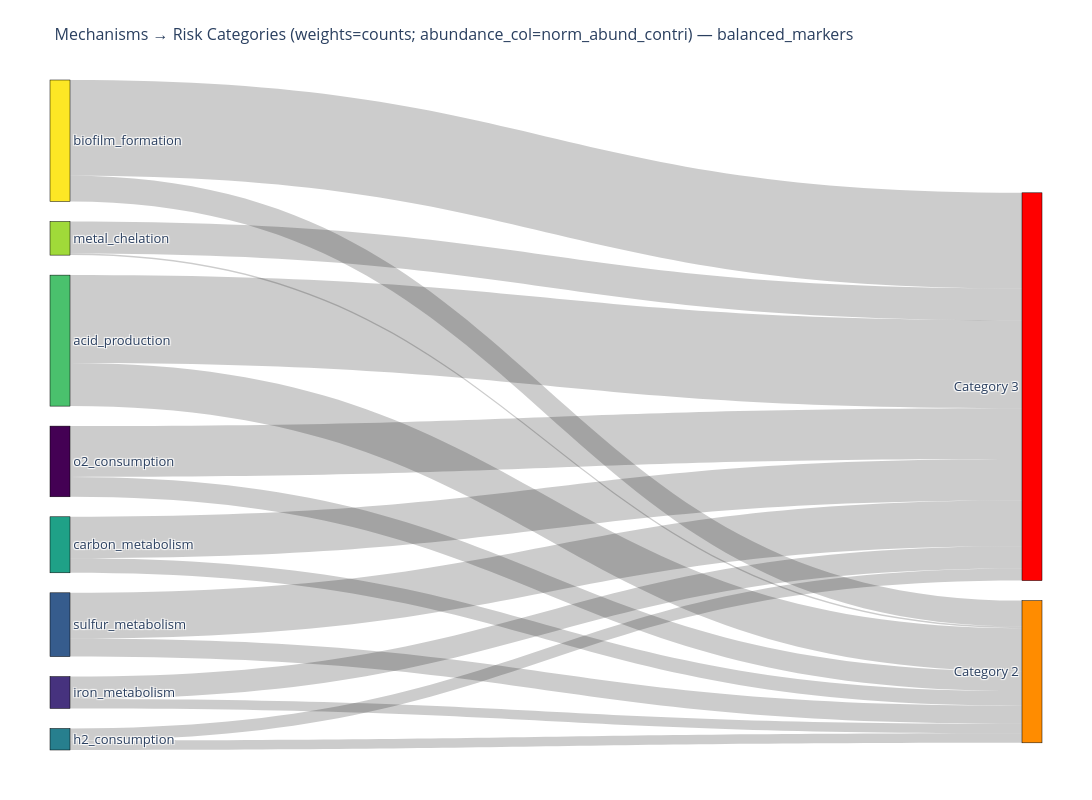

This figure's notebook cell:
### Code cell
fig = temporal_transition(balanced_markers, "balanced_markers",
        weight_mode='counts',            #     "counts",  "composite", "composite_abs"       # use absolute abundance in composite
        abundance_col='norm_abund_contri',   #  or any column with abundance
        normalize=False,                      # True for min-max on sig/mag but keep abundance raw (see below)
        category_dict=category_dict, 
    )
fig.show()
output_path = data_visual / "10_sankey.png"
fig.write_image(output_path, width=1200, height=800)

"""Notes: - "composite" (default) = norm(significance) * norm(magnitude) * norm(Frequency)  (all min-max normalized)
 - "composite_abs" = norm(significance) * norm(magnitude) * ABS_ABUNDANCE
     -> ABS_ABUNDANCE is taken from abundance_col (no min-max on abundance by default, preserving absolute abundance)
 - For product of raw values (no normalization at all), pass normalize=False with weight_mode="composite".
 - Matplotlib colormap usage uses matplotlib.colormaps.get_cmap to avoid deprecation warnings."""

### Figure 1 — Plotly figure (JSON) as saved in the notebook; plotly's stock layout.template omitted (floating-point values rounded to 4 significant figures)
{"data": [{"arrangement": "snap", "link": {"hovertemplate": "<b>%{source.label}</b> → <b>%{target.label}</b><br>Weight: %{value:.3f}<extra></extra>", "source": [5, 5, 7, 7, 4, 4, 3, 3, 1, 1, 6, 6, 0, 0, 2, 2], "target": [9, 10, 9, 10, 9, 10, 9, 10, 9, 10, 9, 10, 9, 10, 9, 10], "value": [50.0, 102.0, 30.0, 111.0, 17.0, 48.0, 11.0, 14.0, 11.0, 26.0, 2.0, 37.0, 23.0, 59.0, 21.0, 53.0]}, "node": {"color": ["#440154", "#46327e", "#365c8d", "#277f8e", "#1fa187", "#4ac16d", "#a0da39", "#fde725", "#008800", "#FF8C00", "#FF0000"], "hovertemplate": "<b>%{label}</b><extra></extra>", "label": ["o2_consumption", "iron_metabolism", "sulfur_metabolism", "h2_consumption", "carbon_metabolism", "acid_production", "metal_chelation", "biofilm_formation", "Category 1", "Category 2", "Category 3"], "line": {"color": "black", "width": 0.5}, "pad": 20, "thickness": 20}, "type": "sankey"}], "layout": {"font": {"size": 13}, "height": 800, "margin": {"b": 50, "l": 50, "r": 50, "t": 80}, "title": {"font": {"size": 16}, "text": "Mechanisms → Risk Categories (weights=counts; abundance_col=norm_abund_contri) — balanced_markers"}, "width": 1200}}
